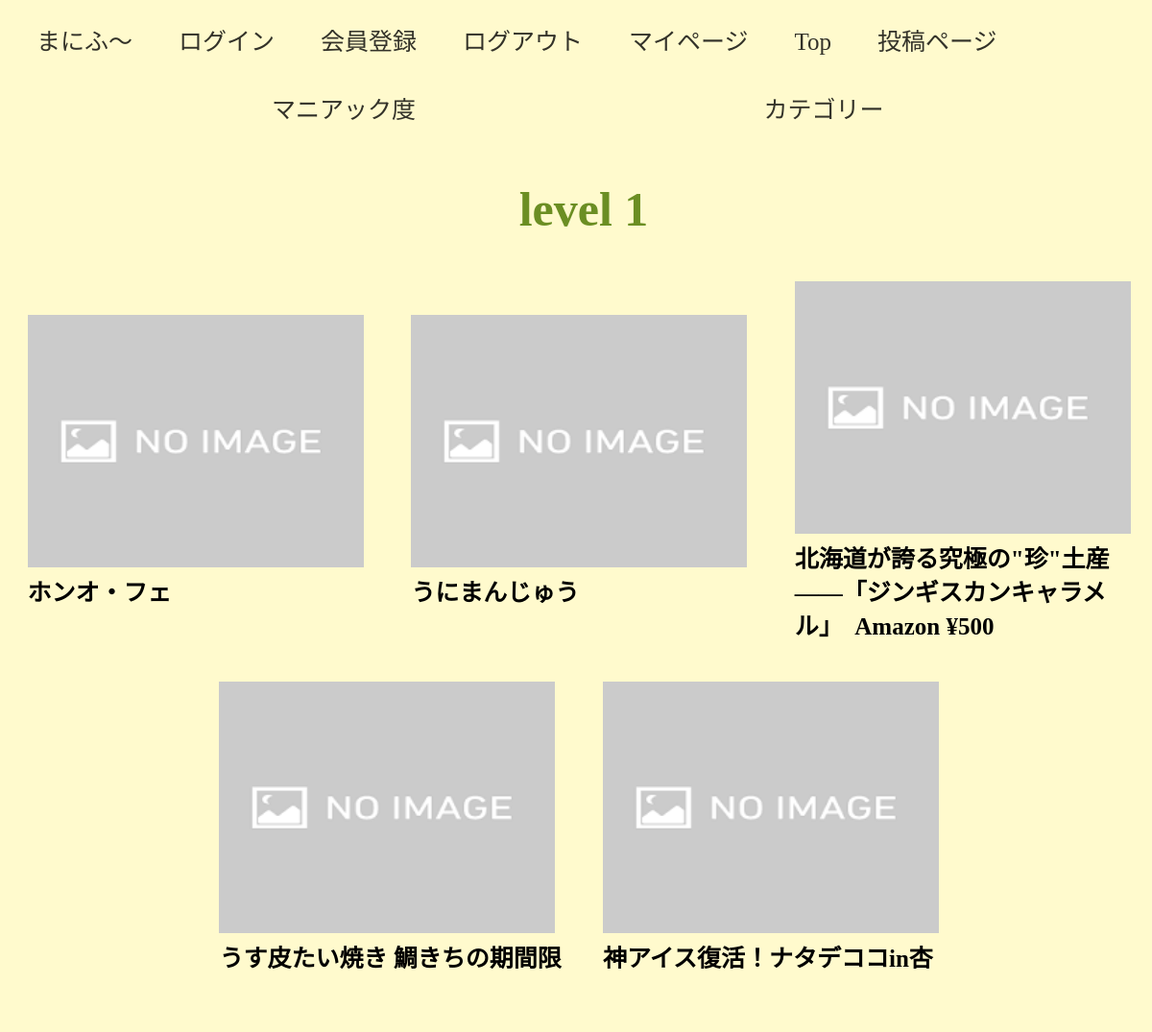
Page /level1 on the committed database.
### tables this page shows
CREATE TABLE "posts" (
	"id"	INTEGER,
	"user_id"	INTEGER,
	"title"	TEXT,
	"image"	TEXT,
	"main_evaluation"	INTEGER,
	"main_comment"	TEXT,
	"location"	TEXT,
	"category"	TEXT,
	"date"	TEXT,
	PRIMARY KEY("id" AUTOINCREMENT)
);

### each_program/yuki.py (the view)
@app.route("/level1", methods=["GET"])
def level1():
    conn = sqlite3.connect("graduation_work.db")
    c = conn.cursor()
    c.execute("select id, image, title from posts where main_evaluation = 'level 1'")
    post = []
    for item in c.fetchall():
        post.append({"post_id":item[0],"image":item[1],"title":item[2]})
    return render_template("level1.html", tpl_post = post,)

### templates/level1.html
{% extends "base.html" %}
{% block content %}
    <article>
        <section id="sec1">
            <h1>level 1</h1>
        </section>
        <section id="sec2">
            <div class="items">
                {% for post_item in tpl_post %}
                <div class="post_item">
                    <a href="/introduce/{{post_item['post_id']}}"><img src="/static/img/{{post_item['image']}}" class="image_top" alt="投稿内容"></a>
                    <a href="/introduce/{{post_id}}"><p class = "title">{{post_item["title"]}}</p></a>
                </div>
                {% endfor %}
            </div>
        </section>
    </article>
{% endblock %}

### static/css/style.css (style rules this page uses)
body { background: #fff; text-align: center; font-size: 25px; line-height: 1.4; min-width: 100%; -webkit-text-size-adjust: 100%; background-color: #fffacd; font-family:"Honnotate sc"; }
h1 { font-size: 50px; color:#6b8e23; margin-top : 60px; margin-bottom: 20px; }
.items { display:flex; flex-wrap:wrap; justify-content:center; align-items:center; width: 1200px; margin:0 auto; text-align: left; }
.title { font-weight: bolder; }
.post_item { box-sizing: border-box; border:0px solid #ccc; padding: 20px; width: 33.3% ; }
a { text-decoration: none; color:#000000 }
p { margin: 0; }
.image_top { width: 350px; }
img { width: 200px; }
#sec2 { margin-bottom:100px; color:black; }

### rows in the picture
posts: image (placeholder picture), title "ホンオ・フェ"
posts: image (placeholder picture), title "うにまんじゅう"
posts: image (placeholder picture), title "北海道が誇る究極の\"珍\"土産――「ジンギスカンキャラメル」 Amazon ¥500"
posts: image (placeholder picture), title "うす皮たい焼き 鯛きちの期間限定味「ずんだ餅」"
posts: image (placeholder picture), title "神アイス復活！ナタデココin杏仁豆腐バー"
